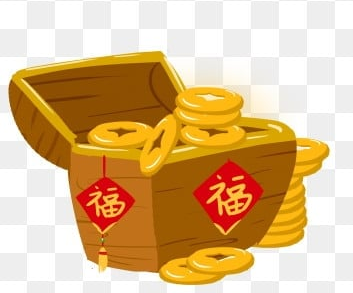
#> input picture assets/images/treasure_chest.png, 353 x 293 px
$ python -i process_mascot_video.py   (imports and definitions only)
#> lines starting #> are read from the running program, lines starting #| are printed output that depends on the picture
# STANDARD pipeline for every Orni unit-mascot animation upload:
# AI-generated chroma-key video (green/magenta bg, any size, with audio) ->
# transparent looping animated WebP, auto-cropped to the character, scaled to
# the 256px icon standard, played at 1.5x, silent by construction — then
# (optionally) uploaded into the path-assets bucket as the unit's mascot slot.
#
#   python tools/process_mascot_video.py <video.mp4> [--upload L U]
#
# Background removal is SPATIAL, not purely chromatic: a pixel goes
# transparent only when its colour is near the backdrop AND it belongs to a
# component connected to the frame border. Colour distance alone mottled
# Orni's watercolour body shading (greenish teal ≈ dull green backdrop,
# L1/4.mp4) — interior tones now survive untouched, matching the source video.
#
# Upload goes through the guarded admin-asset edge function (the local PAT has
# no storage/SQL rights): it stores path-assets/L<L>/U<U>/mascot_0.webp and
# upserts the path_assets row — the home path shows it immediately.
import json
import os
import subprocess
import sys
import urllib.request

import numpy as np
from scipy import ndimage

# [1 line not run here, left out]
ROOT = os.path.dirname(os.path.dirname(os.path.abspath(__file__)))
FF_BIN = r"D:\UserData\tools\ffmpeg-8.1.2-essentials_build\bin"
FFMPEG = os.path.join(FF_BIN, "ffmpeg.exe")
FFPROBE = os.path.join(FF_BIN, "ffprobe.exe")
PROJECT = "pqyceostpukueydwuiut"
MAX_SIDE = 256   # icon standard (icons8 landmark icons are 256px)
PAD = 12         # transparent breathing room around the character (src px)
SPEED = 1.5      # playback speed-up — the AI loops animate too languidly at 1x
TRIM_SECONDS = 3.0  # cap the looping mascot to its first N played seconds — a
                    # short idle cycle is all the 3rd node needs, and halving the
                    # frames roughly halves the file so units reveal faster.
                    # Raise later if a longer loop is wanted.
DIAG = 441.673   # sqrt(3) * 255, full-scale RGB distance
EIGHT = np.ones((3, 3), dtype=bool)  # 8-connectivity for the bg component


def probe(src):
    out = subprocess.run(
        [FFPROBE, "-v", "error", "-select_streams", "v:0", "-show_entries",
         "stream=width,height,r_frame_rate", "-of", "json", src],
        capture_output=True, text=True, check=True)
    s = json.loads(out.stdout)["streams"][0]
    num, den = s["r_frame_rate"].split("/")
    return s["width"], s["height"], float(num) / float(den)


# [30 lines left out: functions decode_frames, corner_color, tolerances, not called in this run]


# Enclosed backdrop pockets (between the ship-wheel spokes, under the chin —
# L1/4) never touch the frame border, so the connectivity rule keeps them.
# They ARE near-exact backdrop colour though, so a much tighter band keys them
# without risking Orni's loosely-similar watercolour body shading.
TSIM, TBLEND = 0.05, 0.02


# [154 lines left out: functions alpha_mask, _hsv, _hsv_to_rgb, shift_hue, despill_interior, whiten_greens and 1 more, not called in this run]


def process(src, dst, recolor=None, whiten=False):
    w, h, fps = probe(src)
    # Backdrop = MEDIAN corner colour across ALL frames, not frame 0's: the
    # generator sometimes emits a stray intro/morph frame with a different
    # background (L1/11 opened on a decorative sunburst) — keying the whole
    # video against that wrecks every frame. Frames whose own corners sit far
    # from the median backdrop are generator garbage and are dropped outright.
    corners = np.array(
        [corner_color(f, w, h) for f in decode_frames(src, w, h)], np.float32)
    bg = tuple(int(v) for v in np.median(corners, axis=0))
    keep = np.sqrt(((corners - bg) ** 2).sum(axis=1)) / DIAG < 0.08
    sim, blend = tolerances(bg)
    dropped = int((~keep).sum())
    print(f"{w}x{h}@{fps:g}, bg RGB{bg}, key ±{sim}/{blend} border-connected"
          + (f", {dropped} off-backdrop frame(s) dropped" if dropped else ""))

    def prep(frame):
        return shift_hue(frame, *recolor) if recolor else frame

    # Pass 1: union bounding box of the character across all frames.
    x1, y1, x2, y2 = w, h, 0, 0
    for i, frame in enumerate(decode_frames(src, w, h)):
        if not keep[i]:
            continue
        a = alpha_mask(frame, bg, sim, blend)
        # Strip the white sticker rim BEFORE measuring the bbox, or a leftover
        # rim fragment inflates the crop and leaves the character off-centre.
        a = strip_white_rim(prep(frame), a)
        ys, xs = np.nonzero(a > 16)
        if len(xs):
            x1, y1 = min(x1, xs.min()), min(y1, ys.min())
            x2, y2 = max(x2, xs.max()), max(y2, ys.max())
    x1, y1 = max(0, x1 - PAD), max(0, y1 - PAD)
    x2, y2 = min(w - 1, x2 + PAD), min(h - 1, y2 + PAD)
    cw, ch = (x2 - x1 + 1) & ~1, (y2 - y1 + 1) & ~1
    print(f"character bbox: {cw}x{ch}+{x1}+{y1}")

    # Pass 2: alpha + crop in numpy, encode via rawvideo pipe. The fps cap
    # brings the sped-up stream back to ~24fps (a third fewer frames, same
    # perceived smoothness); mpdecimate drops near-duplicates; max
    # compression_level squeezes the same q:v 85 pixels harder.
    # 18fps / q78 (was 24/q85): the mascot displays at ~120px, where neither
    # shows — but the file halves, and multi-MB downloads were outliving the
    # unit's 8s reveal timeout (blank 3rd node on cold caches).
    scale = (f"scale={MAX_SIDE}:-2" if cw >= ch else f"scale=-2:{MAX_SIDE}")
    enc = subprocess.Popen(
        [FFMPEG, "-y", "-v", "error",
         "-f", "rawvideo", "-pix_fmt", "rgba", "-s", f"{cw}x{ch}",
         "-framerate", f"{fps:g}", "-i", "-",
         "-vf", f"{scale},mpdecimate,setpts=PTS/{SPEED},fps=18",
         "-c:v", "libwebp_anim", "-loop", "0", "-q:v", "78",
         "-compression_level", "6", "-fps_mode", "passthrough",
         "-t", f"{TRIM_SECONDS:g}", dst],  # cap played duration (post speed-up)
        stdin=subprocess.PIPE)
    # -t makes the encoder stop reading once it has N seconds; the remaining
    # frames we push then hit a closed pipe — expected, so swallow it.
    try:
      for i, frame in enumerate(decode_frames(src, w, h)):
        if not keep[i]:
            continue
        a = alpha_mask(frame, bg, sim, blend)
        rgb = prep(frame)
        # Peel the die-cut white 'sticker' halo the generator sometimes draws
        # around the character (outside its black outline); no-op when absent.
        a = strip_white_rim(rgb, a)
        if whiten:
            rgb = whiten_greens(rgb, a)
        # Interior despill targets the GREEN band — it only makes sense (and
        # is only safe) when the backdrop itself is green. On a magenta
        # backdrop (L1/18: green dino onesie) it would repaint the costume.
        if bg[1] > bg[0] and bg[1] > bg[2]:
            rgb = despill_interior(rgb, a)
        # Edge-bleed guard: transparent/soft pixels still carry backdrop green
        # in RGB, and the straight-alpha downscale smears it into the visible
        # outline (green fringe on the beige app bg). Replace every non-core
        # pixel's colour with its nearest fully-opaque pixel's colour — the
        # soft edge lives in alpha alone.
        core = a >= 200
        if core.any() and not core.all():
            iy, ix = ndimage.distance_transform_edt(
                ~core, return_distances=False, return_indices=True)
            rgb = np.where(core[..., None], rgb, rgb[iy, ix])
        rgba = np.dstack([rgb, a])[y1:y1 + ch, x1:x1 + cw]
        enc.stdin.write(np.ascontiguousarray(rgba).tobytes())
    except (BrokenPipeError, OSError):
        pass  # encoder reached the -t cap and closed stdin early — expected
        # (Windows raises OSError errno 22 on a closed pipe, not BrokenPipeError)
    try:
        enc.stdin.close()
    except (BrokenPipeError, OSError):
        pass
    enc.wait()
    if enc.returncode:
        raise SystemExit(f"encoder failed ({enc.returncode})")
    kb = os.path.getsize(dst) // 1024
    print(f"wrote {dst} ({kb} KB)")
    if kb > 7500:
        print("WARN: near the 8MB bucket limit — consider lowering -q:v")


# [45 lines left out: functions _internal_secret, upload, main, not called in this run]


# [2 lines not run here, left out]

>>> import cv2
>>> picture = cv2.imread('../assets/images/treasure_chest.png', cv2.IMREAD_GRAYSCALE)
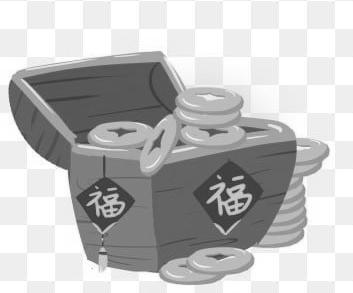
#> picture: shape (293, 353); min 50, max 255, mean 189.8
>>> result = process(picture, 'out.png')
#> (the run stopped early here; a loop or call above may not have finished)
